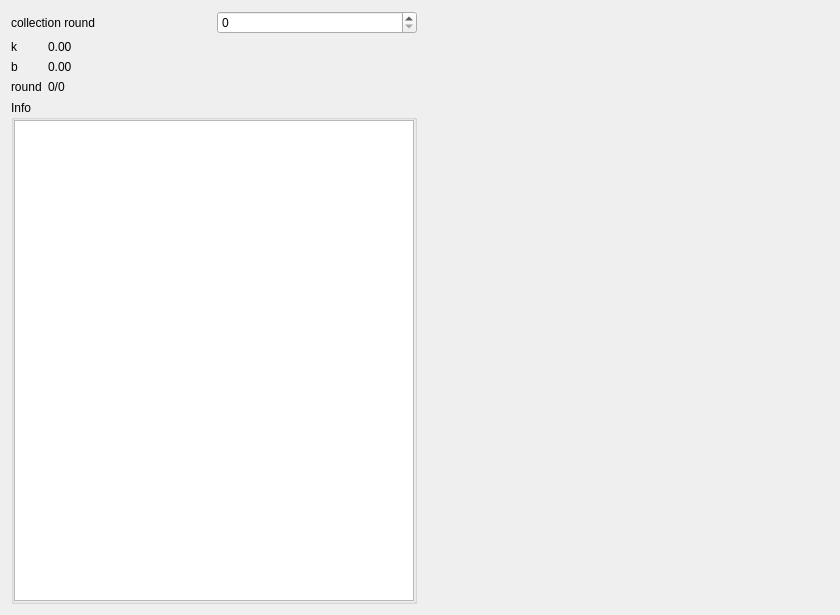
<?xml version="1.0" encoding="UTF-8"?>
<ui version="4.0">
 <class>FormFittingKB</class>
 <widget class="QWidget" name="FormFittingKB">
  <property name="geometry">
   <rect>
    <x>0</x>
    <y>0</y>
    <width>840</width>
    <height>615</height>
   </rect>
  </property>
  <property name="windowTitle">
   <string>FittingKB</string>
  </property>
  <layout class="QGridLayout" name="gridLayout" columnstretch="1,1">
   <item row="0" column="0">
    <layout class="QHBoxLayout" name="horizontalLayoutCollectionSetting">
     <item>
      <widget class="QLabel" name="labelCollectionRound">
       <property name="text">
        <string>collection round</string>
       </property>
      </widget>
     </item>
     <item>
      <widget class="QSpinBox" name="spinBoxRound"/>
     </item>
    </layout>
   </item>
   <item row="0" column="1" rowspan="3">
    <widget class="QWidget" name="widget" native="true">
     <layout class="QGridLayout" name="gridLayout_4">
      <item row="0" column="0">
       <layout class="QGridLayout" name="gLayPlot"/>
      </item>
     </layout>
    </widget>
   </item>
   <item row="1" column="0">
    <layout class="QFormLayout" name="formLayout">
     <item row="0" column="0">
      <widget class="QLabel" name="labelK">
       <property name="text">
        <string>k</string>
       </property>
      </widget>
     </item>
     <item row="0" column="1">
      <widget class="QLabel" name="labelValK">
       <property name="text">
        <string>0.00</string>
       </property>
      </widget>
     </item>
     <item row="1" column="0">
      <widget class="QLabel" name="labelB">
       <property name="text">
        <string>b</string>
       </property>
      </widget>
     </item>
     <item row="1" column="1">
      <widget class="QLabel" name="labelValB">
       <property name="text">
        <string>0.00</string>
       </property>
      </widget>
     </item>
     <item row="2" column="0">
      <widget class="QLabel" name="labelRound">
       <property name="text">
        <string>round</string>
       </property>
      </widget>
     </item>
     <item row="2" column="1">
      <widget class="QLabel" name="labelStatus">
       <property name="text">
        <string>0/0</string>
       </property>
      </widget>
     </item>
    </layout>
   </item>
   <item row="2" column="0">
    <widget class="QGroupBox" name="groupBoxKbInfo">
     <property name="title">
      <string>Info</string>
     </property>
     <layout class="QGridLayout" name="gridLayout_3">
      <property name="leftMargin">
       <number>0</number>
      </property>
      <property name="topMargin">
       <number>0</number>
      </property>
      <property name="rightMargin">
       <number>0</number>
      </property>
      <property name="bottomMargin">
       <number>0</number>
      </property>
      <property name="spacing">
       <number>0</number>
      </property>
      <item row="0" column="0">
       <widget class="QTextEdit" name="textEditKbLog"/>
      </item>
     </layout>
    </widget>
   </item>
  </layout>
 </widget>
 <resources/>
 <connections/>
</ui>
